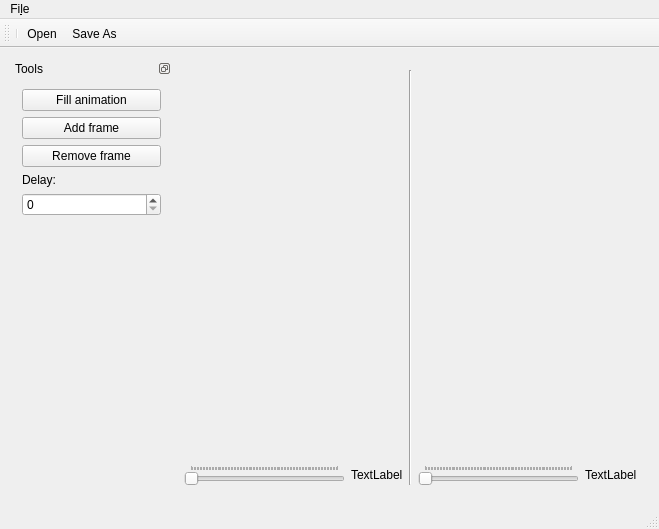
<?xml version="1.0" encoding="UTF-8"?>
<ui version="4.0">
 <class>MainWindow</class>
 <widget class="QMainWindow" name="MainWindow">
  <property name="geometry">
   <rect>
    <x>0</x>
    <y>0</y>
    <width>659</width>
    <height>529</height>
   </rect>
  </property>
  <property name="windowTitle">
   <string>KuGIF</string>
  </property>
  <property name="dockNestingEnabled">
   <bool>true</bool>
  </property>
  <widget class="QWidget" name="centralWidget">
   <layout class="QVBoxLayout" name="verticalLayout_4">
    <item>
     <widget class="QSplitter" name="splitter">
      <property name="frameShape">
       <enum>QFrame::NoFrame</enum>
      </property>
      <property name="frameShadow">
       <enum>QFrame::Plain</enum>
      </property>
      <property name="midLineWidth">
       <number>0</number>
      </property>
      <property name="orientation">
       <enum>Qt::Horizontal</enum>
      </property>
      <property name="opaqueResize">
       <bool>true</bool>
      </property>
      <property name="handleWidth">
       <number>1</number>
      </property>
      <widget class="QDockWidget" name="dockWidget_2">
       <property name="maximumSize">
        <size>
         <width>200</width>
         <height>524287</height>
        </size>
       </property>
       <property name="mouseTracking">
        <bool>false</bool>
       </property>
       <property name="acceptDrops">
        <bool>false</bool>
       </property>
       <property name="whatsThis">
        <string/>
       </property>
       <property name="accessibleName">
        <string/>
       </property>
       <property name="accessibleDescription">
        <string/>
       </property>
       <property name="floating">
        <bool>false</bool>
       </property>
       <property name="features">
        <set>QDockWidget::DockWidgetFloatable|QDockWidget::DockWidgetMovable</set>
       </property>
       <property name="windowTitle">
        <string>Tools</string>
       </property>
       <widget class="QWidget" name="dockWidgetContents_2">
        <layout class="QVBoxLayout" name="verticalLayout_3">
         <item>
          <widget class="QPushButton" name="animationFillButton">
           <property name="text">
            <string>Fill animation</string>
           </property>
          </widget>
         </item>
         <item>
          <widget class="QPushButton" name="frameAddButton">
           <property name="text">
            <string>Add frame</string>
           </property>
          </widget>
         </item>
         <item>
          <widget class="QPushButton" name="frameRemoveButton">
           <property name="text">
            <string>Remove frame</string>
           </property>
          </widget>
         </item>
         <item>
          <widget class="QLabel" name="label_3">
           <property name="text">
            <string>Delay:</string>
           </property>
          </widget>
         </item>
         <item>
          <widget class="QSpinBox" name="delayBox">
           <property name="maximum">
            <number>1000000000</number>
           </property>
          </widget>
         </item>
         <item>
          <spacer name="verticalSpacer_3">
           <property name="orientation">
            <enum>Qt::Vertical</enum>
           </property>
           <property name="sizeHint" stdset="0">
            <size>
             <width>20</width>
             <height>40</height>
            </size>
           </property>
          </spacer>
         </item>
        </layout>
       </widget>
      </widget>
      <widget class="QWidget" name="horizontalLayoutWidget_4">
       <layout class="QHBoxLayout" name="horizontalLayout">
        <item>
         <layout class="QVBoxLayout" name="verticalLayout">
          <property name="spacing">
           <number>6</number>
          </property>
          <item>
           <widget class="QScrollArea" name="scrollArea">
            <property name="autoFillBackground">
             <bool>false</bool>
            </property>
            <property name="frameShape">
             <enum>QFrame::NoFrame</enum>
            </property>
            <property name="widgetResizable">
             <bool>true</bool>
            </property>
            <property name="alignment">
             <set>Qt::AlignLeading|Qt::AlignLeft|Qt::AlignTop</set>
            </property>
            <widget class="QWidget" name="scrollAreaWidgetContents">
             <property name="geometry">
              <rect>
               <x>0</x>
               <y>0</y>
               <width>221</width>
               <height>404</height>
              </rect>
             </property>
             <layout class="QVBoxLayout" name="verticalLayout_5">
              <item>
               <widget class="QLabel" name="label">
                <property name="text">
                 <string/>
                </property>
               </widget>
              </item>
              <item>
               <spacer name="verticalSpacer">
                <property name="orientation">
                 <enum>Qt::Vertical</enum>
                </property>
                <property name="sizeHint" stdset="0">
                 <size>
                  <width>20</width>
                  <height>0</height>
                 </size>
                </property>
               </spacer>
              </item>
             </layout>
            </widget>
           </widget>
          </item>
          <item>
           <layout class="QHBoxLayout" name="horizontalLayout_2">
            <item>
             <widget class="QSlider" name="horizontalSlider">
              <property name="orientation">
               <enum>Qt::Horizontal</enum>
              </property>
              <property name="tickPosition">
               <enum>QSlider::TicksAbove</enum>
              </property>
              <property name="tickInterval">
               <number>1</number>
              </property>
             </widget>
            </item>
            <item>
             <widget class="QLabel" name="timeLabel">
              <property name="sizePolicy">
               <sizepolicy hsizetype="Preferred" vsizetype="Fixed">
                <horstretch>0</horstretch>
                <verstretch>0</verstretch>
               </sizepolicy>
              </property>
              <property name="text">
               <string>TextLabel</string>
              </property>
             </widget>
            </item>
           </layout>
          </item>
         </layout>
        </item>
        <item>
         <widget class="Line" name="line">
          <property name="orientation">
           <enum>Qt::Vertical</enum>
          </property>
         </widget>
        </item>
        <item>
         <layout class="QVBoxLayout" name="verticalLayout_2">
          <item>
           <widget class="QScrollArea" name="scrollArea_2">
            <property name="frameShape">
             <enum>QFrame::NoFrame</enum>
            </property>
            <property name="widgetResizable">
             <bool>true</bool>
            </property>
            <widget class="QWidget" name="scrollAreaWidgetContents_2">
             <property name="geometry">
              <rect>
               <x>0</x>
               <y>0</y>
               <width>220</width>
               <height>404</height>
              </rect>
             </property>
             <layout class="QVBoxLayout" name="verticalLayout_6">
              <item>
               <widget class="QLabel" name="label_2">
                <property name="text">
                 <string/>
                </property>
               </widget>
              </item>
              <item>
               <spacer name="verticalSpacer_2">
                <property name="orientation">
                 <enum>Qt::Vertical</enum>
                </property>
                <property name="sizeHint" stdset="0">
                 <size>
                  <width>20</width>
                  <height>40</height>
                 </size>
                </property>
               </spacer>
              </item>
             </layout>
            </widget>
           </widget>
          </item>
          <item>
           <layout class="QHBoxLayout" name="horizontalLayout_3">
            <item>
             <widget class="QSlider" name="horizontalSlider_2">
              <property name="orientation">
               <enum>Qt::Horizontal</enum>
              </property>
              <property name="tickPosition">
               <enum>QSlider::TicksAbove</enum>
              </property>
              <property name="tickInterval">
               <number>1</number>
              </property>
             </widget>
            </item>
            <item>
             <widget class="QLabel" name="timeLabel_2">
              <property name="text">
               <string>TextLabel</string>
              </property>
             </widget>
            </item>
           </layout>
          </item>
         </layout>
        </item>
       </layout>
      </widget>
     </widget>
    </item>
   </layout>
  </widget>
  <widget class="QMenuBar" name="menuBar">
   <property name="geometry">
    <rect>
     <x>0</x>
     <y>0</y>
     <width>659</width>
     <height>27</height>
    </rect>
   </property>
   <widget class="QMenu" name="menuFILE">
    <property name="title">
     <string>Fi&amp;le</string>
    </property>
    <addaction name="actionOpen"/>
    <addaction name="actionSave_As"/>
   </widget>
   <addaction name="menuFILE"/>
  </widget>
  <widget class="QToolBar" name="mainToolBar">
   <attribute name="toolBarArea">
    <enum>TopToolBarArea</enum>
   </attribute>
   <attribute name="toolBarBreak">
    <bool>false</bool>
   </attribute>
   <addaction name="separator"/>
   <addaction name="actionOpen"/>
   <addaction name="actionSave_As"/>
  </widget>
  <widget class="QStatusBar" name="statusBar"/>
  <action name="actionOpen">
   <property name="text">
    <string>&amp;Open</string>
   </property>
  </action>
  <action name="actionSave_As">
   <property name="text">
    <string>&amp;Save As</string>
   </property>
  </action>
 </widget>
 <layoutdefault spacing="6" margin="11"/>
 <resources/>
 <connections/>
</ui>
